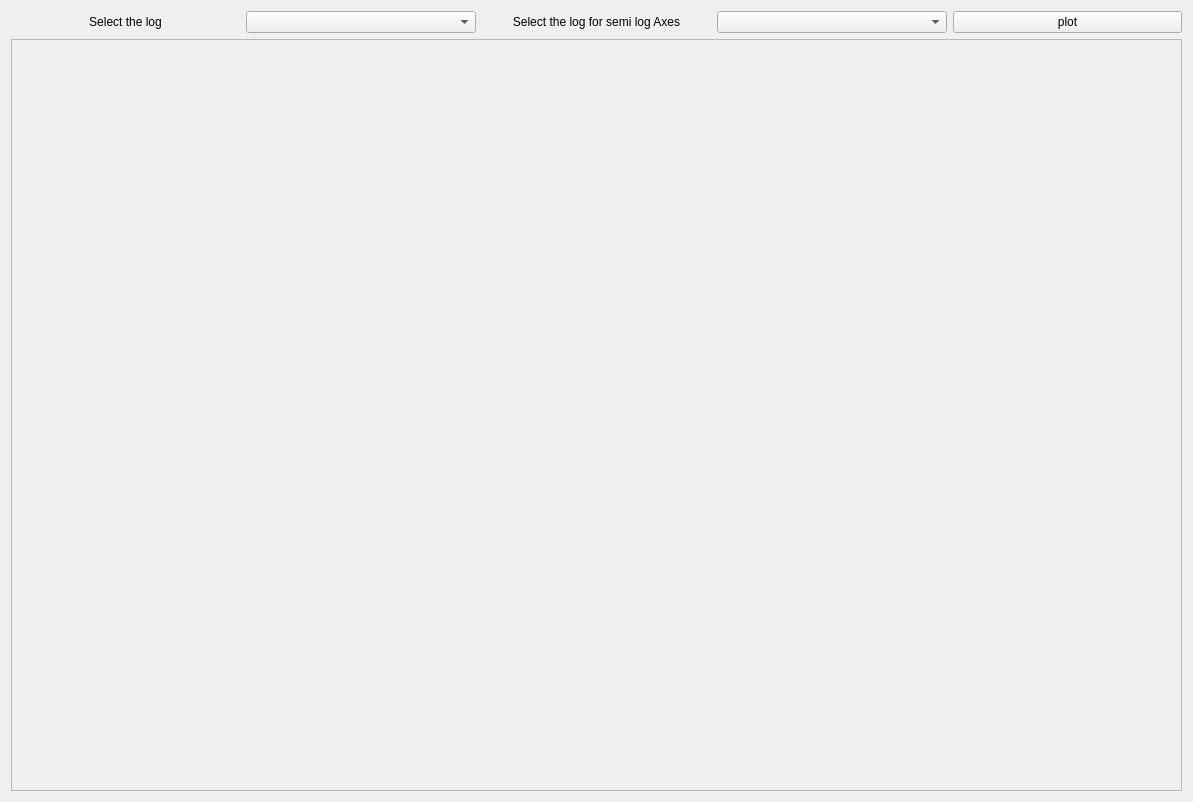
<?xml version="1.0" encoding="UTF-8"?>
<ui version="4.0">
 <class>visualizerForm</class>
 <widget class="QWidget" name="visualizerForm">
  <property name="geometry">
   <rect>
    <x>0</x>
    <y>0</y>
    <width>1193</width>
    <height>802</height>
   </rect>
  </property>
  <property name="windowTitle">
   <string>Form</string>
  </property>
  <layout class="QGridLayout" name="gridLayout">
   <item row="1" column="3">
    <widget class="CheckableCombobox" name="comboBox_2"/>
   </item>
   <item row="1" column="0">
    <widget class="QLabel" name="label">
     <property name="text">
      <string>&lt;html&gt;&lt;head/&gt;&lt;body&gt;&lt;p align=&quot;center&quot;&gt;Select the log&lt;/p&gt;&lt;/body&gt;&lt;/html&gt;</string>
     </property>
    </widget>
   </item>
   <item row="1" column="1">
    <widget class="CheckableCombobox" name="comboBox"/>
   </item>
   <item row="1" column="2">
    <widget class="QLabel" name="label_2">
     <property name="text">
      <string>&lt;html&gt;&lt;head/&gt;&lt;body&gt;&lt;p align=&quot;center&quot;&gt;Select the log for semi log Axes&lt;/p&gt;&lt;/body&gt;&lt;/html&gt;</string>
     </property>
    </widget>
   </item>
   <item row="1" column="4">
    <widget class="QPushButton" name="pushButton">
     <property name="text">
      <string>plot</string>
     </property>
    </widget>
   </item>
   <item row="3" column="0" colspan="5">
    <widget class="QScrollArea" name="scrollArea">
     <property name="widgetResizable">
      <bool>true</bool>
     </property>
     <widget class="QWidget" name="scrollAreaWidgetContents">
      <property name="geometry">
       <rect>
        <x>0</x>
        <y>0</y>
        <width>1169</width>
        <height>743</height>
       </rect>
      </property>
     </widget>
    </widget>
   </item>
  </layout>
 </widget>
 <customwidgets>
  <customwidget>
   <class>CheckableCombobox</class>
   <extends>QComboBox</extends>
   <header location="global">checkablecombobox.h</header>
  </customwidget>
 </customwidgets>
 <resources/>
 <connections/>
</ui>
